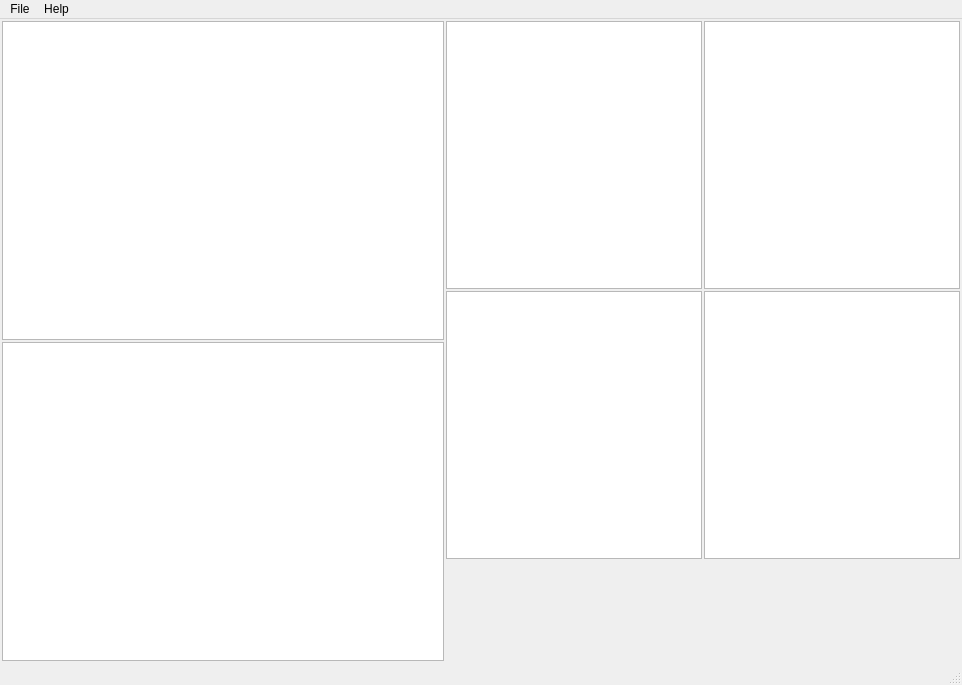
<?xml version="1.0" encoding="UTF-8"?>
<ui version="4.0">
 <class>MainWindow</class>
 <widget class="QMainWindow" name="MainWindow">
  <property name="geometry">
   <rect>
    <x>0</x>
    <y>0</y>
    <width>962</width>
    <height>685</height>
   </rect>
  </property>
  <property name="windowTitle">
   <string>MainWindow</string>
  </property>
  <property name="unifiedTitleAndToolBarOnMac">
   <bool>true</bool>
  </property>
  <widget class="QWidget" name="centralwidget">
   <layout class="QHBoxLayout" name="horizontalLayout_4">
    <property name="spacing">
     <number>2</number>
    </property>
    <property name="leftMargin">
     <number>2</number>
    </property>
    <property name="topMargin">
     <number>2</number>
    </property>
    <property name="rightMargin">
     <number>2</number>
    </property>
    <property name="bottomMargin">
     <number>2</number>
    </property>
    <item>
     <layout class="QVBoxLayout" name="verticalLayout">
      <property name="spacing">
       <number>2</number>
      </property>
      <item>
       <widget class="CameraPlotWidget" name="cameraPlot">
        <property name="minimumSize">
         <size>
          <width>400</width>
          <height>300</height>
         </size>
        </property>
       </widget>
      </item>
      <item>
       <widget class="CentroidScatterPlotWidget" name="scatterPlot">
        <property name="minimumSize">
         <size>
          <width>400</width>
          <height>300</height>
         </size>
        </property>
       </widget>
      </item>
     </layout>
    </item>
    <item>
     <layout class="QVBoxLayout" name="verticalLayout_2">
      <property name="spacing">
       <number>2</number>
      </property>
      <item>
       <layout class="QHBoxLayout" name="horizontalLayout_2">
        <property name="spacing">
         <number>2</number>
        </property>
        <item>
         <widget class="Centroid1dPlotWidget" name="centroidXPlot">
          <property name="minimumSize">
           <size>
            <width>250</width>
            <height>200</height>
           </size>
          </property>
         </widget>
        </item>
        <item>
         <widget class="Centroid1dPlotWidget" name="centroidYPlot">
          <property name="minimumSize">
           <size>
            <width>250</width>
            <height>200</height>
           </size>
          </property>
         </widget>
        </item>
       </layout>
      </item>
      <item>
       <layout class="QHBoxLayout" name="horizontalLayout">
        <property name="spacing">
         <number>2</number>
        </property>
        <item>
         <widget class="PsdWaterfallPlotWidget" name="psdXPlot">
          <property name="minimumSize">
           <size>
            <width>250</width>
            <height>200</height>
           </size>
          </property>
         </widget>
        </item>
        <item>
         <widget class="PsdWaterfallPlotWidget" name="psdYPlot">
          <property name="minimumSize">
           <size>
            <width>250</width>
            <height>200</height>
           </size>
          </property>
         </widget>
        </item>
       </layout>
      </item>
      <item>
       <layout class="QHBoxLayout" name="horizontalLayout_3">
        <property name="spacing">
         <number>2</number>
        </property>
        <item>
         <widget class="CameraControlWidget" name="cameraControl" native="true">
          <property name="minimumSize">
           <size>
            <width>0</width>
            <height>0</height>
           </size>
          </property>
          <property name="styleSheet">
           <string notr="true"/>
          </property>
         </widget>
        </item>
        <item>
         <widget class="CameraDataWidget" name="cameraData" native="true">
          <property name="minimumSize">
           <size>
            <width>100</width>
            <height>100</height>
           </size>
          </property>
          <property name="styleSheet">
           <string notr="true"/>
          </property>
         </widget>
        </item>
       </layout>
      </item>
     </layout>
    </item>
   </layout>
  </widget>
  <widget class="QMenuBar" name="menubar">
   <property name="geometry">
    <rect>
     <x>0</x>
     <y>0</y>
     <width>962</width>
     <height>22</height>
    </rect>
   </property>
   <widget class="QMenu" name="menuFile">
    <property name="title">
     <string>File</string>
    </property>
    <addaction name="actionExit"/>
   </widget>
   <widget class="QMenu" name="menuHelp">
    <property name="title">
     <string>Help</string>
    </property>
    <addaction name="actionAbout"/>
   </widget>
   <addaction name="menuFile"/>
   <addaction name="menuHelp"/>
  </widget>
  <widget class="QStatusBar" name="statusbar"/>
  <action name="actionExit">
   <property name="text">
    <string>Exit</string>
   </property>
   <property name="toolTip">
    <string>Exit the Program</string>
   </property>
   <property name="shortcut">
    <string>Meta+Q</string>
   </property>
  </action>
  <action name="actionAbout">
   <property name="text">
    <string>About</string>
   </property>
  </action>
 </widget>
 <customwidgets>
  <customwidget>
   <class>CameraControlWidget</class>
   <extends>QWidget</extends>
   <header>spot_motion_monitor.views.camera_control_widget</header>
   <container>1</container>
  </customwidget>
  <customwidget>
   <class>CameraPlotWidget</class>
   <extends>QGraphicsView</extends>
   <header>spot_motion_monitor.views.camera_plot_widget</header>
  </customwidget>
  <customwidget>
   <class>CameraDataWidget</class>
   <extends>QWidget</extends>
   <header>spot_motion_monitor.views.camera_data_widget</header>
   <container>1</container>
  </customwidget>
  <customwidget>
   <class>Centroid1dPlotWidget</class>
   <extends>QGraphicsView</extends>
   <header>spot_motion_monitor.views.centroid_1d_plot_widget</header>
  </customwidget>
  <customwidget>
   <class>CentroidScatterPlotWidget</class>
   <extends>QGraphicsView</extends>
   <header>spot_motion_monitor.views.centroid_scatter_plot_widget</header>
  </customwidget>
  <customwidget>
   <class>PsdWaterfallPlotWidget</class>
   <extends>QGraphicsView</extends>
   <header>spot_motion_monitor.views.psd_waterfall_plot_widget</header>
  </customwidget>
 </customwidgets>
 <resources/>
 <connections/>
</ui>
